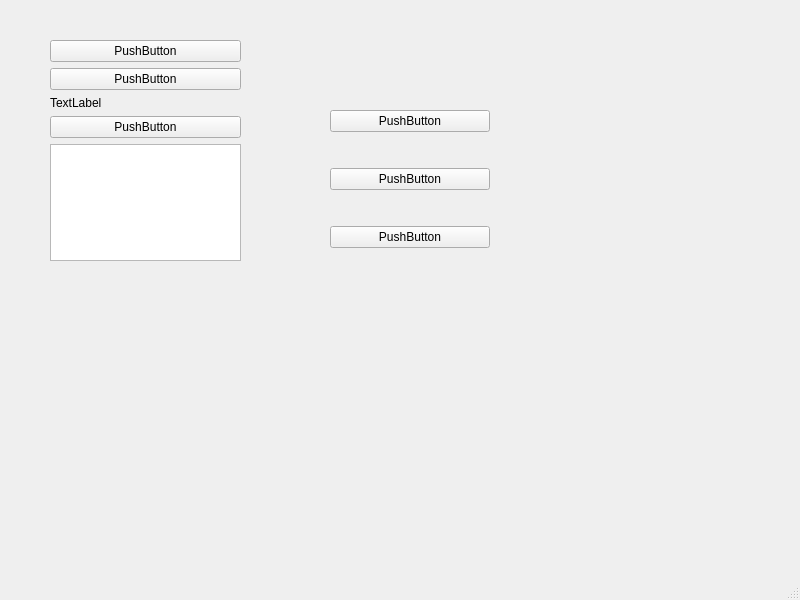
<?xml version="1.0" encoding="UTF-8"?>
<ui version="4.0">
 <class>MainWindow</class>
 <widget class="QMainWindow" name="MainWindow">
  <property name="geometry">
   <rect>
    <x>0</x>
    <y>0</y>
    <width>800</width>
    <height>600</height>
   </rect>
  </property>
  <property name="windowTitle">
   <string>MainWindow</string>
  </property>
  <widget class="QWidget" name="centralwidget">
   <widget class="QWidget" name="verticalLayoutWidget">
    <property name="geometry">
     <rect>
      <x>330</x>
      <y>80</y>
      <width>160</width>
      <height>201</height>
     </rect>
    </property>
    <layout class="QVBoxLayout" name="verticalLayout_2">
     <item>
      <widget class="QPushButton" name="pushButton_4">
       <property name="text">
        <string>PushButton</string>
       </property>
      </widget>
     </item>
     <item>
      <widget class="QPushButton" name="pushButton_5">
       <property name="text">
        <string>PushButton</string>
       </property>
      </widget>
     </item>
     <item>
      <widget class="QPushButton" name="pushButton_6">
       <property name="text">
        <string>PushButton</string>
       </property>
      </widget>
     </item>
    </layout>
   </widget>
   <widget class="QWidget" name="">
    <property name="geometry">
     <rect>
      <x>50</x>
      <y>40</y>
      <width>191</width>
      <height>221</height>
     </rect>
    </property>
    <layout class="QVBoxLayout" name="verticalLayout">
     <item>
      <widget class="QPushButton" name="pushButton">
       <property name="text">
        <string>PushButton</string>
       </property>
      </widget>
     </item>
     <item>
      <widget class="QPushButton" name="pushButton_2">
       <property name="text">
        <string>PushButton</string>
       </property>
      </widget>
     </item>
     <item>
      <widget class="QLabel" name="label">
       <property name="text">
        <string>TextLabel</string>
       </property>
      </widget>
     </item>
     <item>
      <widget class="QPushButton" name="pushButton_3">
       <property name="text">
        <string>PushButton</string>
       </property>
      </widget>
     </item>
     <item>
      <widget class="QTextEdit" name="textEdit"/>
     </item>
    </layout>
   </widget>
  </widget>
  <widget class="QMenuBar" name="menubar">
   <property name="geometry">
    <rect>
     <x>0</x>
     <y>0</y>
     <width>800</width>
     <height>23</height>
    </rect>
   </property>
  </widget>
  <widget class="QStatusBar" name="statusbar"/>
 </widget>
 <resources/>
 <connections/>
</ui>
